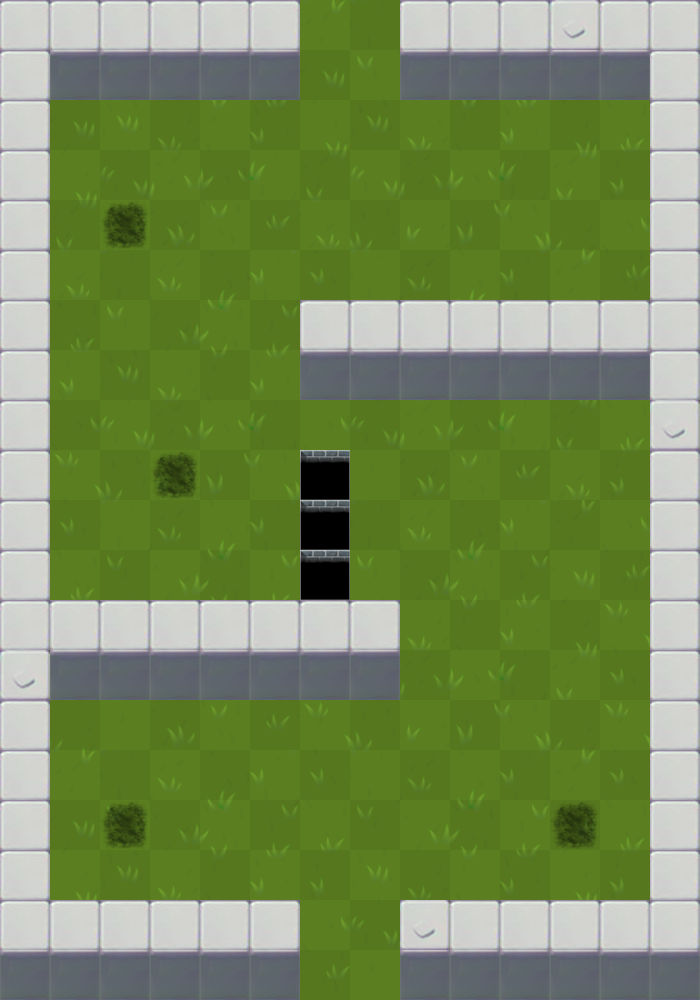

Rendered tile map (Tiled .tmx) drawn with the repository's tilesets; below, a short description and the map source with its tile grids summarised:
An orthogonal 14x20 tile map with 50x50 px tiles, 14 tile layers (suelo, pared, enemigos1, enemigos2, ...), 12 tilesets.

<map version="1.2" tiledversion="2020.05.07" orientation="orthogonal" renderorder="right-down" width="14" height="20" tilewidth="50" tileheight="50" infinite="0" nextlayerid="15" nextobjectid="1">
 <properties>
  <property name="LongitudSierra" type="float" value="7" />
  <property name="MovingEnemyFinalPosX" type="float" value="4" />
  <property name="MovingEnemyFinalPosY" type="float" value="9" />
 </properties>
 <tileset firstgid="1" name="0" tilewidth="50" tileheight="50" tilecount="1" columns="1">
  <image source="tiles/0.png" width="64" height="64" />
 </tileset>
 <tileset firstgid="2" name="1" tilewidth="50" tileheight="50" tilecount="1" columns="1">
  <image source="tiles/1.png" width="64" height="64" />
 </tileset>
 <tileset firstgid="3" name="2" tilewidth="50" tileheight="50" tilecount="1" columns="1">
  <image source="tiles/2.png" width="64" height="64" />
 </tileset>
 <tileset firstgid="4" name="3" tilewidth="50" tileheight="50" tilecount="1" columns="1">
  <image source="tiles/3.png" width="64" height="64" />
 </tileset>
 <tileset firstgid="5" name="suciedad50" tilewidth="50" tileheight="50" tilecount="1" columns="1">
  <image source="tiles/suciedad50.png" width="50" height="50" />
 </tileset>
 <tileset firstgid="6" name="hoyo250" tilewidth="50" tileheight="50" tilecount="1" columns="1">
  <image source="tiles/hoyo250.png" width="50" height="50" />
 </tileset>
 <tileset firstgid="7" name="hoyo50" tilewidth="50" tileheight="50" tilecount="1" columns="1">
  <image source="tiles/hoyo50.png" width="50" height="50" />
 </tileset>
 <tileset firstgid="8" name="PuertaTransparente" tilewidth="50" tileheight="50" tilecount="1" columns="1">
  <image source="tiles/PuertaTransparente.png" width="50" height="50" />
 </tileset>
 <tileset firstgid="9" name="Bloque" tilewidth="50" tileheight="50" tilecount="1" columns="1">
  <image source="tiles/Bloque.png" width="50" height="50" />
 </tileset>
 <tileset firstgid="10" name="Bloque2" tilewidth="50" tileheight="50" tilecount="1" columns="1">
  <image source="tiles/Bloque2.png" width="50" height="50" />
 </tileset>
 <tileset firstgid="11" name="BloquePerp" tilewidth="50" tileheight="50" tilecount="1" columns="1">
  <image source="tiles/BloquePerp.png" width="50" height="50" />
 </tileset>
 <tileset firstgid="12" name="sueloCespedCompleto" tilewidth="50" tileheight="50" tilecount="280" columns="14">
  <image source="tiles/sueloCespedCompleto.png" width="700" height="1000" />
 </tileset>
 <layer id="1" name="suelo" width="14" height="20">
  <data>[280 cells, 280 non-empty, 280 distinct tile ids]</data>
 </layer>
 <layer id="2" name="pared" width="14" height="20">
  <data>[280 cells, 108 non-empty, 3 distinct tile ids]</data>
 </layer>
 <layer id="3" name="enemigos1" width="14" height="20">
  <data>[280 cells, 3 non-empty, 1 distinct tile ids]</data>
 </layer>
 <layer id="4" name="enemigos2" width="14" height="20">
  <data>[280 cells, 1 non-empty, 1 distinct tile ids]</data>
 </layer>
 <layer id="5" name="enemigos3" width="14" height="20">
  <data>[280 cells, 0 non-empty, 0 distinct tile ids]</data>
 </layer>
 <layer id="14" name="enemigos4" width="14" height="20">
  <data>[280 cells, 0 non-empty, 0 distinct tile ids]</data>
 </layer>
 <layer id="6" name="blocker" width="14" height="20">
  <data>[280 cells, 0 non-empty, 0 distinct tile ids]</data>
 </layer>
 <layer id="12" name="pinchos" width="14" height="20">
  <data>[280 cells, 0 non-empty, 0 distinct tile ids]</data>
 </layer>
 <layer id="13" name="sierra" width="14" height="20">
  <data>[280 cells, 3 non-empty, 1 distinct tile ids]</data>
 </layer>
 <layer id="7" name="mejoraVida" width="14" height="20">
  <data>[280 cells, 0 non-empty, 0 distinct tile ids]</data>
 </layer>
 <layer id="8" name="mejoraAtaque" width="14" height="20">
  <data>[280 cells, 0 non-empty, 0 distinct tile ids]</data>
 </layer>
 <layer id="9" name="mejoraMovimiento" width="14" height="20">
  <data>[280 cells, 0 non-empty, 0 distinct tile ids]</data>
 </layer>
 <layer id="10" name="mejoraCadencia" width="14" height="20">
  <data>[280 cells, 0 non-empty, 0 distinct tile ids]</data>
 </layer>
 <layer id="11" name="puerta" width="14" height="20">
  <data>[280 cells, 2 non-empty, 1 distinct tile ids]</data>
 </layer>
</map>
